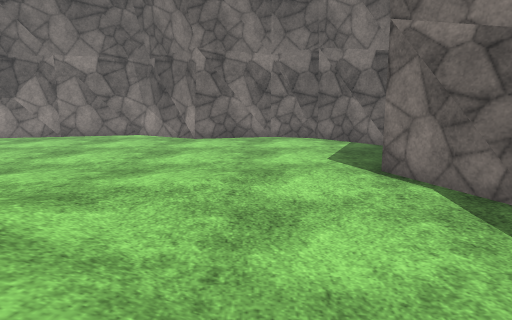
[1] (above)

14 first-person views from a walk through a scene from a Unity 3-D project. The camera is 1.3 m above the floor, tilts 10° down and sees 70° across. The floor is counted in squares, 1 m on a side. Each view is taken from the middle of a square. On the plan, view 1 faces up. The plan holds only what a view shows up to about 15 squares ahead; the rest is blank. The place goes on beyond the plan. The player character is not drawn. Surface patterns are stand-ins for the level's own textures.

[2]
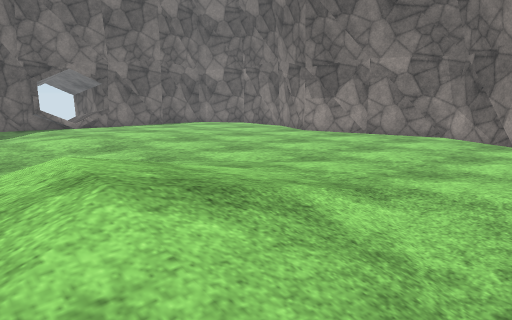

[3]
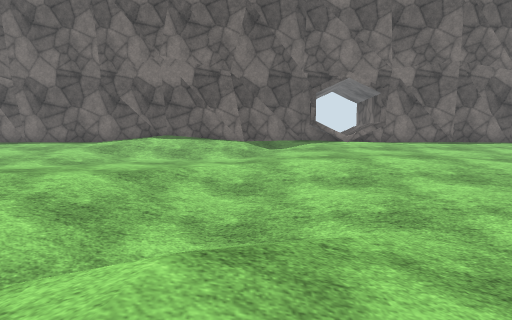

[4]
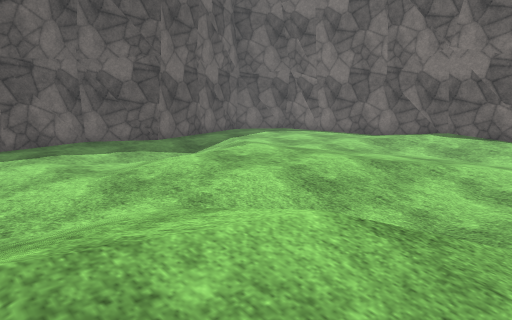

[5]
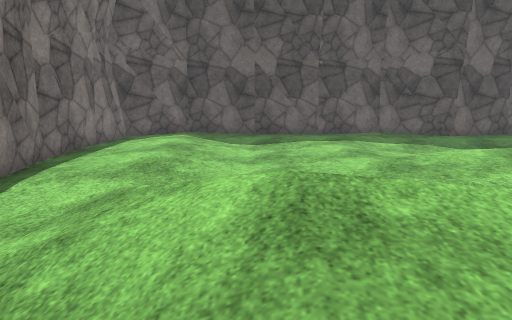

[6]
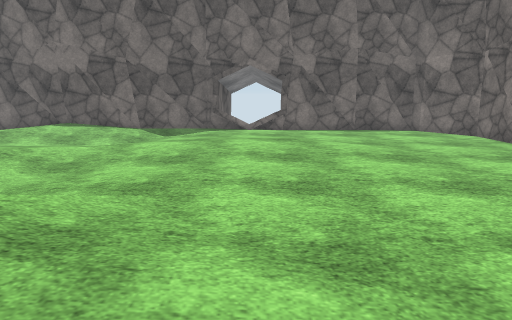

[7]
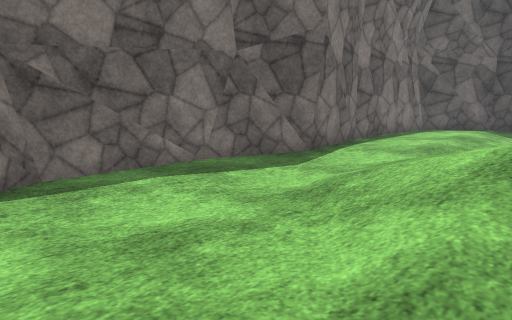

[8]
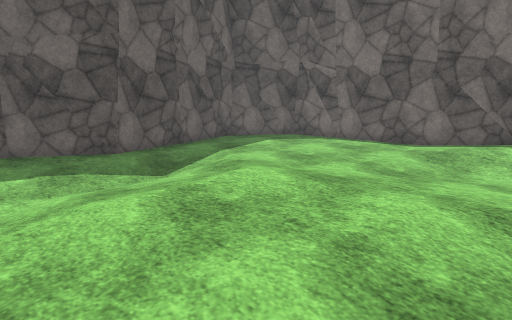

[9]
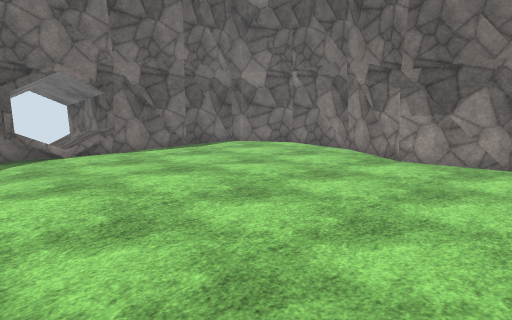

[10]
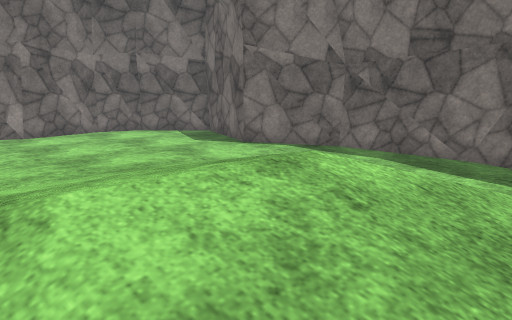

[11]
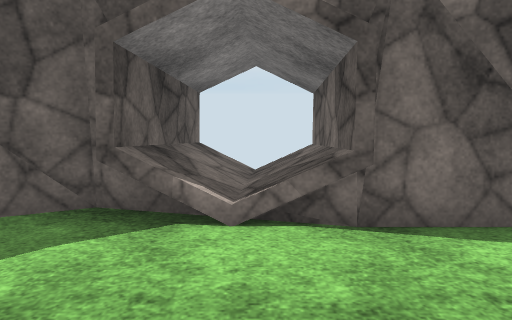

[12]
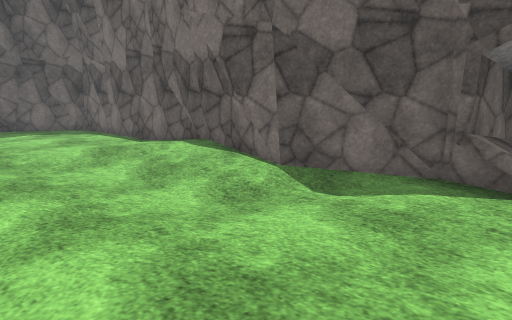

[13]
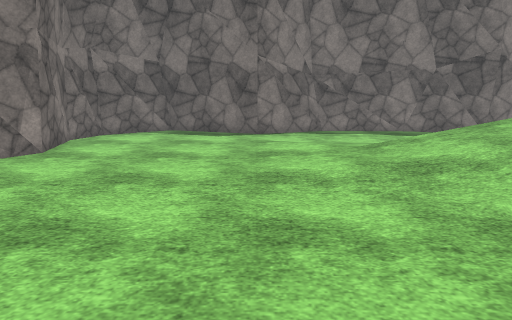

[14]
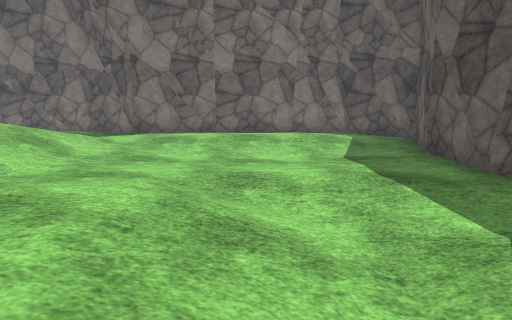

### Floor plan
Key: @ floor where view 1 was taken; # wall or solid block; . main floor; : floor 0.25 m higher than the main floor; - floor 0.25 m lower than the main floor; + floor 0.5 m higher than the main floor; * floor 1 m higher than the main floor; / step, stairs or slope.
Columns run from 22 left of view 1 to 4 right of it. Each row starts with its distance up from view 1.
 14        #####
 13      ###...###############
 12      #...................#
 11      #...................##
 10      #....................#
  9      #....:::............##
  8      #...::::............#
  7  #####..::::::...........#
  6  /////..::::::...:::::...#
  5 ######..:::::...::::::...##
  4     ##...:::....//://:....#
  3      #...::.....//////....#
  2      #/...:.....///////...#
  1      ##/-..//...///*///...#
  0      ##/-..://////////@..##
 -1      #//-..::::////////..#
 -2      #//-..:::::::.....::#
 -3      #:/...::+++::..../::#
 -4      #::...::+++::...//::#
 -5      #.....::////..../:::#
 -6      #.....://///..../:::#
 -7      #.....//---...../:::#
 -8      #......-..-.....//::#
 -9      #................/::#
-10      ##...#####...###..:##
-11       #####   ###########

Positions as (right, up) in squares from view 1, and headings:
1: (0, 0), facing up
2: (0, 0), facing up-left
3: (-2, 2), facing left
4: (-2, 3), facing down-left
5: (-2, 4), facing down
6: (-2, 6), facing left
7: (-3, 6), facing down-right
8: (-5, 0), facing down-left
9: (-5, 2), facing up-left
10: (-5, -1), facing up-right
11: (-13, 6), facing left
12: (-11, 6), facing down-left
13: (-11, 7), facing right
14: (-11, -6), facing right
